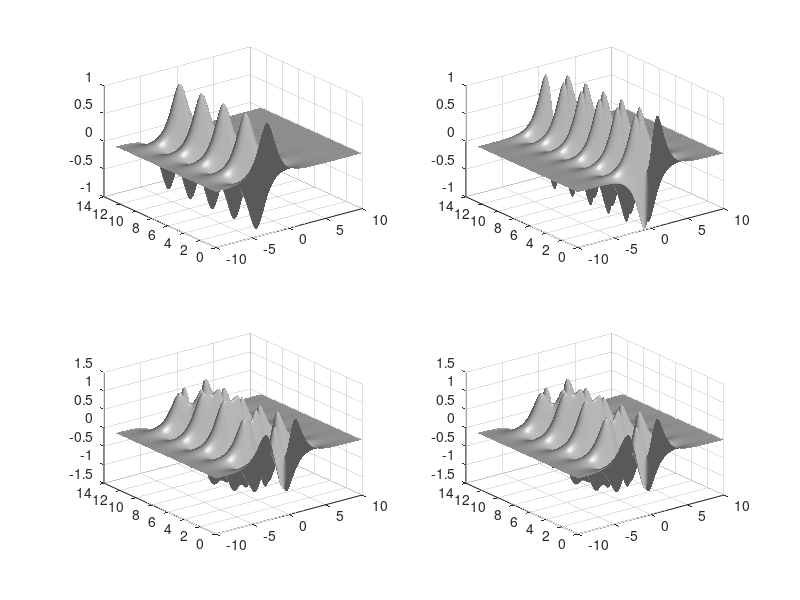
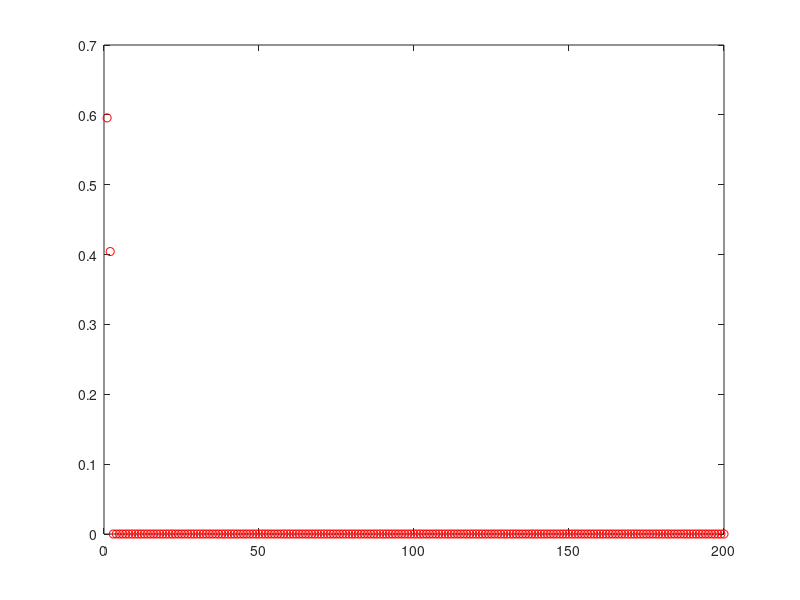
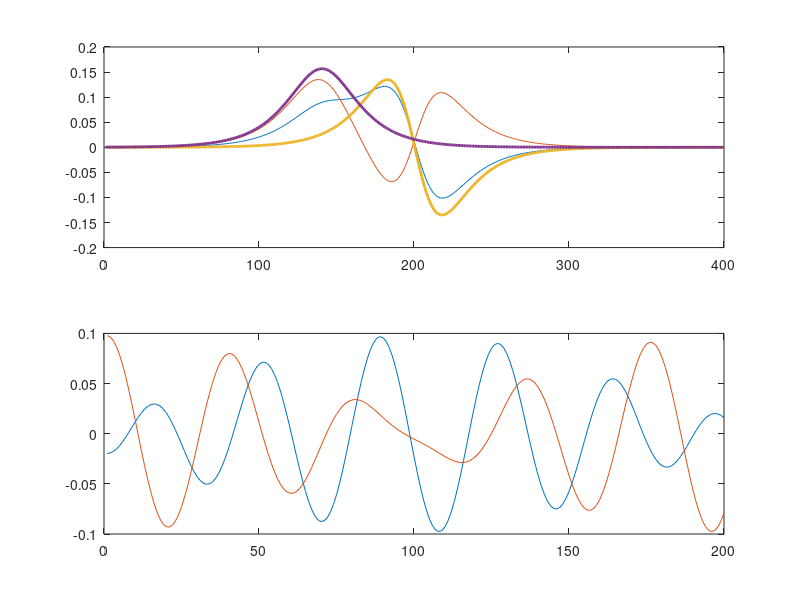

Source code (MATLAB) for these figures, in order:
clear all, close all, clc

% x-domain:
xi = linspace(-10, 10, 400);

% time domain:
t = linspace(0,4*pi, 200);

% Evenly spaced in time:
dt = t(2)-t(1);

[Xgrid, T] = meshgrid(xi, t);

% Create two spatial-temporal patterns:
f1 = sech(Xgrid + 3).*(1*exp(i*2.3*T));
f2 = (sech(Xgrid).*tanh(Xgrid)).*(2*exp(i*2.8*T));
f = f1+f2;
[u, s, v] = svd(f.');


figure(2)
plot(diag(s)/sum(diag(s)), 'ro')

figure(3)
subplot(2,1,1), plot(real(u(:,1:2)))
subplot(2,1,2), plot(real(v(:,1:2)))

%% DMD
X = f.';

X1 = X(:,1:end-1);
X2 = X(:,2:end);

% Rank truncation:
r = 2;
[U, S, V] = svd(X1, 'econ');

Ur = U(:,1:r);
Sr = S(1:r, 1:r);
Vr = V(:, 1:r);

Atilde = Ur'*X2*Vr/Sr;
[W,D] = eig(Atilde);
Phi = X2 * Vr/Sr*W; % DMD modes

lambda = diag(D);
omega = log(lambda)/dt;

figure(3)
subplot(2,1,1), hold on, plot(real(Phi), 'Linewidth', [2])

% Reconstruction in time:
x1 = X(:,1);
b = Phi\x1;
time_dynamics = zeros(r, length(t));

for iter=1:length(t)
  time_dynamics(:, iter) = (b.*exp(omega*t(iter)));

end

X_dmd = Phi*time_dynamics;

figure(1)
subplot(2,2,1), surfl(Xgrid, T, real(f1)); shading interp, colormap(gray)
subplot(2,2,2), surfl(Xgrid, T, real(f2)); shading interp, colormap(gray)
subplot(2,2,3), surfl(Xgrid, T, real(f)); shading interp, colormap(gray)
subplot(2,2,4), surfl(Xgrid, T, real(X_dmd).'); shading interp, colormap(gray)


pause(10)

% awesomeness
